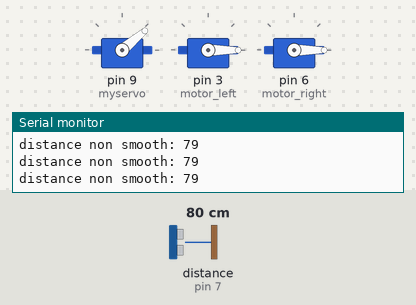
Bench run of a sketch on a simulated Arduino Uno, built with avr-gcc and run on an emulated ATmega328P. Parts: 3 × servo, the last lines printed to the serial monitor. Wiring (inferred from the names in the program): ultrasonic range finder: trigger pin 12; echo pin 7. Inputs (shaded band) come from the test bench; at power-on: distance to the obstacle (sensor on pin 7) 80 cm. The echo pulse lasts 58.3 µs per cm.

Above: at 0.23 s.
1.3 s: distance to the obstacle (sensor on pin 7) set to 2 cm
At 1.45 s:
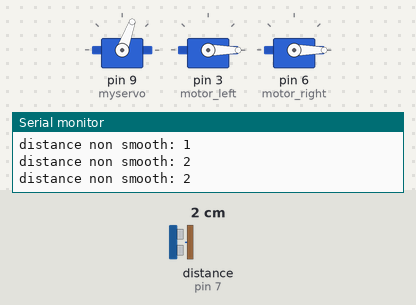
4.3 s: distance to the obstacle (sensor on pin 7) set to 4 cm
At 4.5 s:
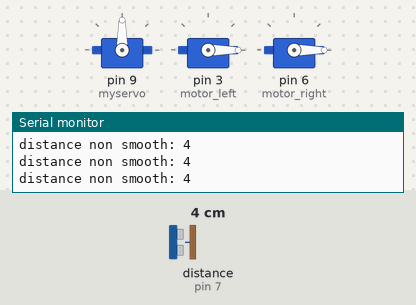
Timing chart, 0 to 13.3 s (numbered marks = the images above; inputs shaded):
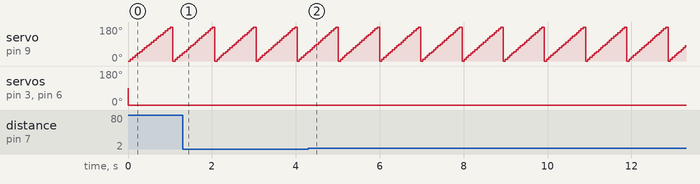

Measured:
- by itself, servo on pin 9 (myservo): repeats every 0.98 s: 70° 0.05 s, 80° 0.05 s, 90° 0.05 s, 100° 0.05 s, 110° 0.05 s, 120° 0.05 s, 130° 0.05 s, 140° 0.05 s, 150° 0.05 s, 160° 0.05 s, 170° 0.05 s, 180° 0.06 s, 0° 0.05 s, 10° 0.05 s, 20° 0.05 s, 30° 0.05 s, 40° 0.05 s, 50° 0.05 s, 60° 0.05 s

The sketch:

main.ino
```cpp
#include <Servo.h>

Servo myservo;  // create servo object to control a servo
// twelve servo objects can be created on most boards
Servo motor_left;
Servo motor_right;

const byte trigPin = 12; // Déclaration des 2 broches du capteur
const byte echoPin = 7;


//variables de programme
long distance_cm = 0;
long intervalle_temps = 0;
int liste[10];
byte last_position = 0;
long distance_average = 0;
int pos = 0;    // variable to store the servo position


int readSensor(){
	// le senseur est activé par un pulse HIGH d’au moins 10 microsecondes.
	// à la reception de ce signal il envoie une série de 8 ondes sonores (40KHz) (i.e. ultrason)
	digitalWrite(trigPin, LOW); // reset du trigPin pour la validité du signal HIGH (excès de zèle?)
	delayMicroseconds(2);
	digitalWrite(trigPin, HIGH);
	delayMicroseconds(10);
	digitalWrite(trigPin, LOW);

	// lecture de la réponse
	intervalle_temps = pulseIn(echoPin, HIGH); // Temps en µs séparant l&#39;envoi de la réception


	distance_cm = (intervalle_temps * 0.03435) / 2;

	Serial.print("distance non smooth: ");
	Serial.println(distance_cm);


	last_position++;
	if (last_position == 10)
	{
		last_position = 0;
	}
	return distance_average;
}

void setup()
{
	Serial.begin (9600);
	pinMode(trigPin, OUTPUT);
	pinMode(echoPin, INPUT);
	myservo.attach(9);  // attaches the servo on pin 9 to the servo object
  motor_left.attach(3);
  motor_right.attach(6);
}


void loop()
{
  for (byte i = 0; i <= 180; i =i + 10)
  {
    myservo.write(i);
    //Serial.println(i);
    readSensor();

    motor_left.writeMicroseconds(150);
    motor_right.writeMicroseconds(150);
    delay(50);
  }
  delay(10);
  myservo.write(0);
}
```
